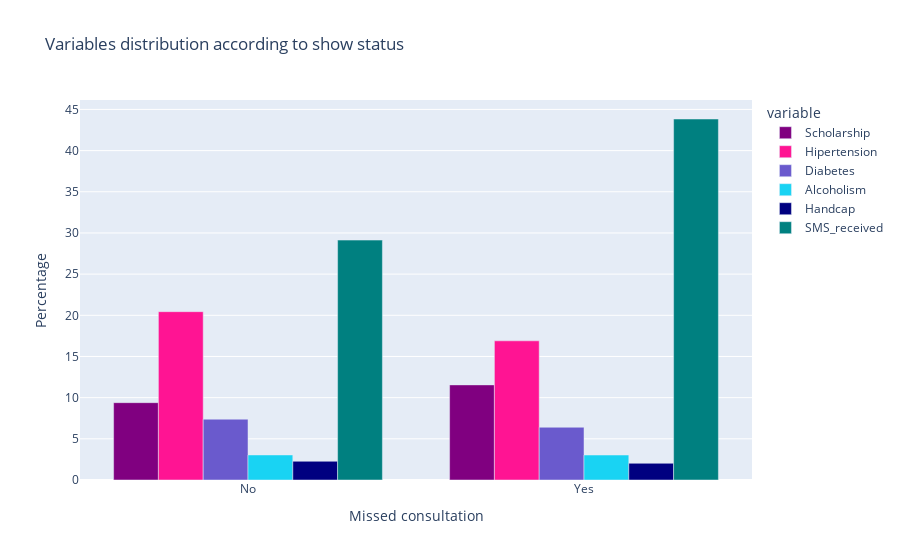

Notebook code for this chart:
### Code cell
fig2 = py.bar(mf,
            x = "No-show",
            y = ["Scholarship","Hipertension","Diabetes","Alcoholism","Handcap","SMS_received"],
            title = "Variables distribution according to show status",
            labels= {"No-show" : "Missed consultation", "value" : "Percentage"},
            color_discrete_map= {"Scholarship" : "purple","Hipertension" : "deeppink", "Diabetes" : "slateblue","Handcap" : "navy","SMS_received" : "teal"},
            barmode = "group")

fig2.show()

### Figure 1 — Plotly figure (JSON) as saved in the notebook; plotly's stock layout.template omitted (floating-point values rounded to 4 significant figures)
{"data": [{"alignmentgroup": "True", "hovertemplate": "variable=Scholarship<br>Missed consultation=%{x}<br>Percentage=%{y}<extra></extra>", "legendgroup": "Scholarship", "marker": {"color": "purple"}, "name": "Scholarship", "offsetgroup": "Scholarship", "orientation": "v", "showlegend": true, "textposition": "auto", "type": "bar", "x": ["No", "Yes"], "xaxis": "x", "y": [9.39, 11.55], "yaxis": "y"}, {"alignmentgroup": "True", "hovertemplate": "variable=Hipertension<br>Missed consultation=%{x}<br>Percentage=%{y}<extra></extra>", "legendgroup": "Hipertension", "marker": {"color": "deeppink"}, "name": "Hipertension", "offsetgroup": "Hipertension", "orientation": "v", "showlegend": true, "textposition": "auto", "type": "bar", "x": ["No", "Yes"], "xaxis": "x", "y": [20.44, 16.9], "yaxis": "y"}, {"alignmentgroup": "True", "hovertemplate": "variable=Diabetes<br>Missed consultation=%{x}<br>Percentage=%{y}<extra></extra>", "legendgroup": "Diabetes", "marker": {"color": "slateblue"}, "name": "Diabetes", "offsetgroup": "Diabetes", "orientation": "v", "showlegend": true, "textposition": "auto", "type": "bar", "x": ["No", "Yes"], "xaxis": "x", "y": [7.384, 6.407], "yaxis": "y"}, {"alignmentgroup": "True", "hovertemplate": "variable=Alcoholism<br>Missed consultation=%{x}<br>Percentage=%{y}<extra></extra>", "legendgroup": "Alcoholism", "marker": {"color": "#19d3f3"}, "name": "Alcoholism", "offsetgroup": "Alcoholism", "orientation": "v", "showlegend": true, "textposition": "auto", "type": "bar", "x": ["No", "Yes"], "xaxis": "x", "y": [3.042, 3.033], "yaxis": "y"}, {"alignmentgroup": "True", "hovertemplate": "variable=Handcap<br>Missed consultation=%{x}<br>Percentage=%{y}<extra></extra>", "legendgroup": "Handcap", "marker": {"color": "navy"}, "name": "Handcap", "offsetgroup": "Handcap", "orientation": "v", "showlegend": true, "textposition": "auto", "type": "bar", "x": ["No", "Yes"], "xaxis": "x", "y": [2.274, 2.03], "yaxis": "y"}, {"alignmentgroup": "True", "hovertemplate": "variable=SMS_received<br>Missed consultation=%{x}<br>Percentage=%{y}<extra></extra>", "legendgroup": "SMS_received", "marker": {"color": "teal"}, "name": "SMS_received", "offsetgroup": "SMS_received", "orientation": "v", "showlegend": true, "textposition": "auto", "type": "bar", "x": ["No", "Yes"], "xaxis": "x", "y": [29.13, 43.84], "yaxis": "y"}], "layout": {"barmode": "group", "legend": {"title": {"text": "variable"}, "tracegroupgap": 0}, "title": {"text": "Variables distribution according to show status"}, "xaxis": {"anchor": "y", "domain": [0, 1], "title": {"text": "Missed consultation"}}, "yaxis": {"anchor": "x", "domain": [0, 1], "title": {"text": "Percentage"}}}}
